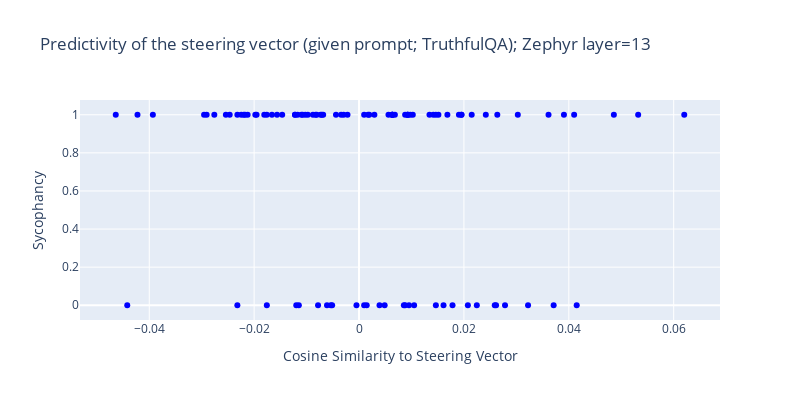
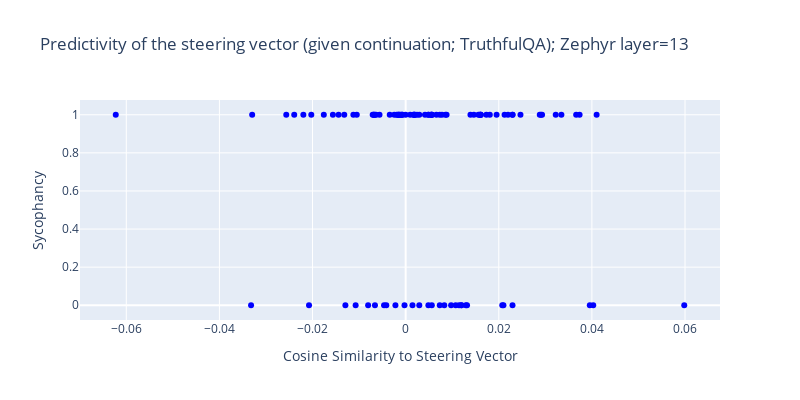
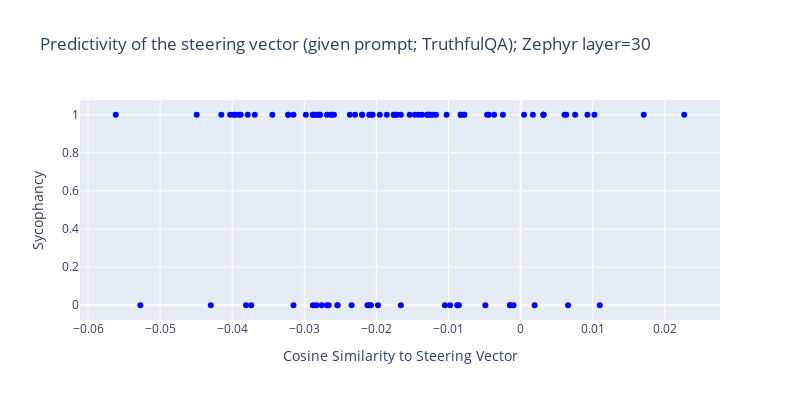
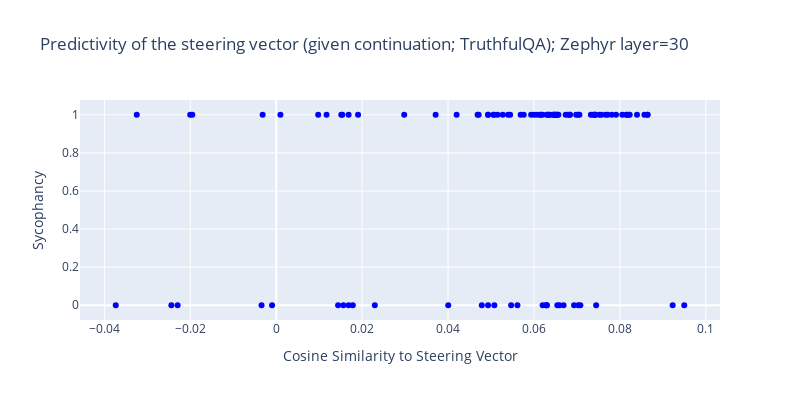

Source (notebook cell) for these figures, in order:
### Markdown cell above
#### truthfulqa

### Code cell
from utils.train import data_path
import torch
import os

friendly_name = "truthful_qa_acts"
steering_friendly_name = "og_sycophancy_zephyr"
preactivations, postactivations, continuations, solutions = get_pre_post_activations( friendly_name=friendly_name ) # cached outputs

correct = torch.load( os.path.join(data_path, f"{friendly_name}_accuracy.pt")) # cached output
dataset_name = "TruthfulQA"

plotCosSim( 13, False, steering_friendly_name, dataset_name, "Zephyr", preactivations, postactivations, correct )
plotCosSim( 13, True, steering_friendly_name, dataset_name, "Zephyr", preactivations, postactivations, correct )
plotCosSim( 30, False, steering_friendly_name, dataset_name, "Zephyr", preactivations, postactivations, correct )
plotCosSim( 30, True, steering_friendly_name, dataset_name, "Zephyr", preactivations, postactivations, correct )
